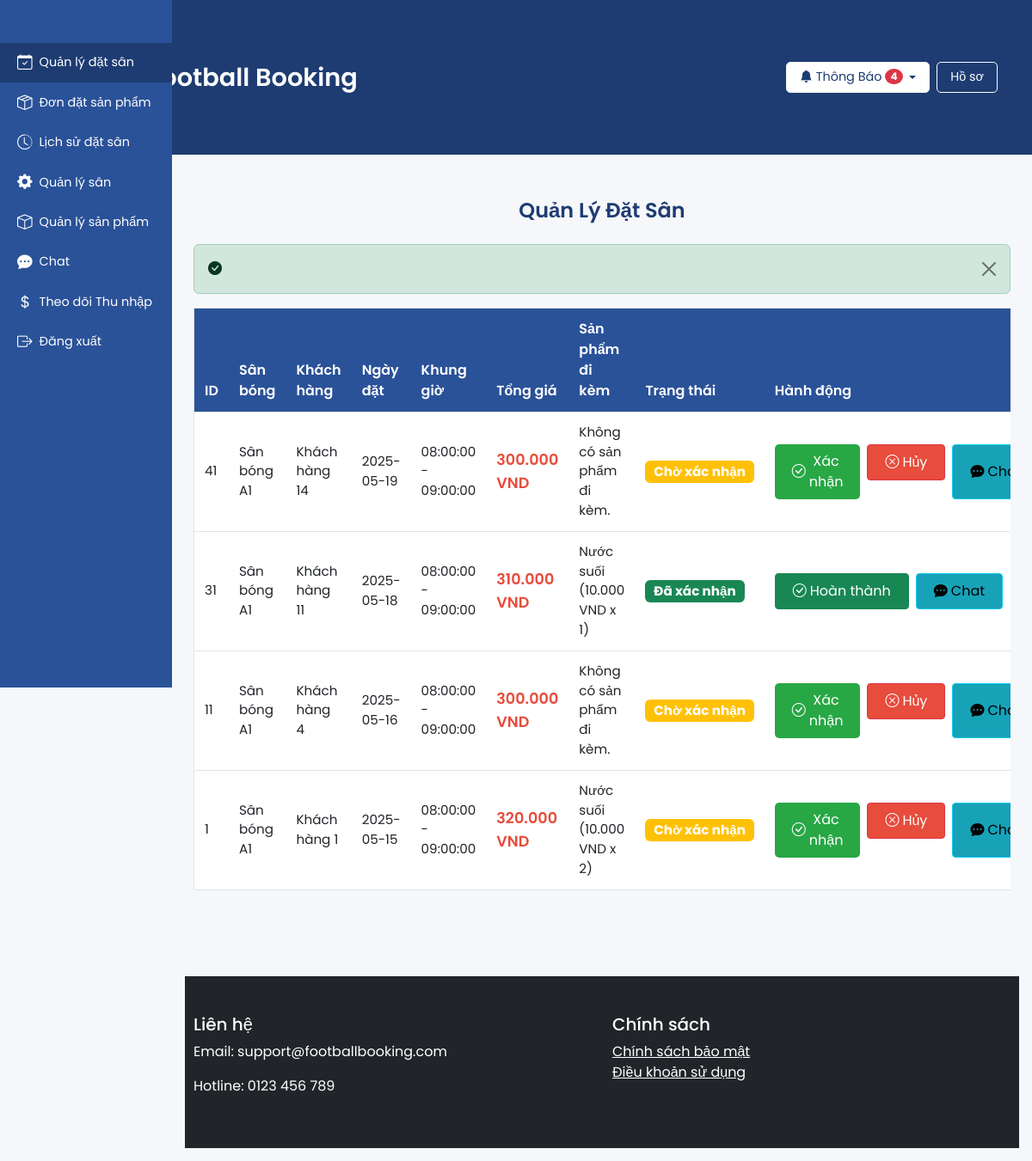
The page /manage_bookings.php (signed in) on the database its author committed.
### tables this page shows
CREATE TABLE bookings (
    id INT AUTO_INCREMENT PRIMARY KEY,
    user_id INT,
    field_id INT,
    booking_date DATE NOT NULL,
    start_time TIME NOT NULL,
    end_time TIME NOT NULL,
    total_price DECIMAL(10, 2),
    status ENUM('pending', 'confirmed', 'cancelled', 'completed') DEFAULT 'pending',
    selected_products JSON DEFAULT NULL,
    created_at TIMESTAMP DEFAULT CURRENT_TIMESTAMP,
    FOREIGN KEY (user_id) REFERENCES users(id),
    FOREIGN KEY (field_id) REFERENCES fields(id),
    CONSTRAINT check_time CHECK (end_time > start_time),
    CONSTRAINT unique_booking UNIQUE (field_id, booking_date, start_time, end_time)
);

CREATE TABLE fields (
    id INT AUTO_INCREMENT PRIMARY KEY,
    owner_id INT,
    name VARCHAR(255) NOT NULL,
    address VARCHAR(255) NOT NULL,
    price_per_hour DECIMAL(10, 2) NOT NULL,
    open_time TIME,
    close_time TIME,
    field_type ENUM('5', '7', '9', '11') NOT NULL DEFAULT '5',
    status ENUM('pending', 'approved', 'rejected') DEFAULT 'pending',
    created_at TIMESTAMP DEFAULT CURRENT_TIMESTAMP,
    FOREIGN KEY (owner_id) REFERENCES users(id)
);

CREATE TABLE users (
    id INT AUTO_INCREMENT PRIMARY KEY,
    full_name VARCHAR(255) NOT NULL,
    email VARCHAR(255) UNIQUE NOT NULL,
    phone VARCHAR(20),
    password VARCHAR(255) NOT NULL,
    account_type ENUM('customer', 'owner', 'admin') NOT NULL,
    status ENUM('pending', 'approved', 'rejected') DEFAULT 'approved',
    created_at TIMESTAMP DEFAULT CURRENT_TIMESTAMP
);

### manage_bookings.php (the view, shortened to what this page needs)
<?php
require_once 'includes/config.php';
$user_id = $_SESSION['user_id'];
$stmt = $pdo->prepare("SELECT b.*, f.name as field_name, u.full_name as customer_name, u.id as customer_id
                       FROM bookings b
                       JOIN fields f ON b.field_id = f.id
                       JOIN users u ON b.user_id = u.id
                       WHERE f.owner_id = ? AND b.status IN ('pending', 'confirmed')
                       ORDER BY b.created_at DESC");
$stmt->execute([$user_id]);
$bookings = $stmt->fetchAll(PDO::FETCH_ASSOC);
$success = isset($_SESSION['success']) ? $_SESSION['success'] : '';
require_once 'includes/header.php';
?>
<section class="manage-bookings py-3">
    <div class="container">
        <h2 class="section-title">Quản Lý Đặt Sân</h2>
        <?php if (isset($success)): ?>
            <div class="alert alert-success alert-dismissible fade show mt-3" role="alert">
                <i class="bi bi-check-circle-fill me-2"></i> <?php echo $success; ?>
                <button type="button" class="btn-close" data-bs-dismiss="alert" aria-label="Close"></button>
            </div>
        <?php endif; ?>
        <?php if (empty($bookings)): ?>
            <p class="text-center text-muted">Không có đặt sân nào.</p>
        <?php else: ?>
            <div class="table-responsive">
                <table class="table booking-table">
                    <thead>
                        <tr>
                            <th>ID</th>
                            <th>Sân bóng</th>
                            <th>Khách hàng</th>
                            <th>Ngày đặt</th>
                            <th>Khung giờ</th>
                            <th>Tổng giá</th>
                            <th>Sản phẩm đi kèm</th>
                            <th>Trạng thái</th>
                            <th>Hành động</th>
                        </tr>
                    </thead>
                    <tbody>
                        <?php foreach ($bookings as $booking): ?>
                            <tr>
                                <td><?php echo htmlspecialchars($booking['id']); ?></td>
                                <td><?php echo htmlspecialchars($booking['field_name']); ?></td>
                                <td><?php echo htmlspecialchars($booking['customer_name']); ?></td>
                                <td><?php echo htmlspecialchars($booking['booking_date']); ?></td>
                                <td><?php echo htmlspecialchars($booking['start_time'] . ' - ' . $booking['end_time']); ?></td>
                                <td class="price">
                                    <?php
                                    $total_price = $booking['total_price'];
                                    $products = json_decode($booking['selected_products'], true);
                                    if (!empty($products)) {
                                        foreach ($products as $product) {
                                            $total_price += $product['price'] * $product['quantity'];
                                        }
                                    }
                                    echo number_format($total_price, 0, ',', '.') . ' VND';
                                    ?>
                                </td>
                                <td>
                                    <?php
                                    if (!empty($products)) {
                                        foreach ($products as $product) {
                                            echo htmlspecialchars($product['name']) . ' (' . number_format($product['price'], 0, ',', '.') . ' VND x ' . $product['quantity'] . ')<br>';
                                        }
                                    } else {
                                        echo 'Không có sản phẩm đi kèm.';
                                    }
                                    ?>
                                </td>
                                <td>
                                    <span class="badge <?php echo $booking['status'] === 'pending' ? 'bg-warning' : 'bg-success'; ?> status-badge">
                                        <?php
                                        switch ($booking['status']) {
                                            case 'pending':
                                                echo 'Chờ xác nhận';
                                                break;
                                            case 'confirmed':
                                                echo 'Đã xác nhận';
                                                break;
                                        }
                                        ?>
                                    </span>
                                </td>
                                <td>
                                    <div class="d-flex gap-2">
                                        <?php if ($booking['status'] === 'pending'): ?>
                                            <form method="POST" style="display:inline;">
                                                <button type="submit" class="btn btn-primary btn-sm d-flex align-items-center gap-1">
                                                    <i class="bi bi-check-circle"></i> Xác nhận
                                                </button>
                                            </form>
                                            <form method="POST" style="display:inline;">
                                                <button type="submit" class="btn btn-danger btn-sm d-flex align-items-center gap-1">
                                                    <i class="bi bi-x-circle"></i> Hủy
                                                </button>
                                            </form>
                                        <?php elseif ($booking['status'] === 'confirmed'): ?>
                                            <form method="POST" style="display:inline;">
                                                <button type="submit" class="btn btn-success btn-sm d-flex align-items-center gap-1">
                                                    <i class="bi bi-check-circle"></i> Hoàn thành
                                                </button>
                                            </form>
                                        <?php endif; ?>
                                        <button class="btn btn-info btn-sm d-flex align-items-center gap-1" data-bs-toggle="modal" data-bs-target="#chatModal<?php echo $booking['id']; ?>">
                                            <i class="bi bi-chat-dots-fill"></i> Chat
                                        </button>
                                    </div>
                                </td>
                            </tr>
                        <?php endforeach; ?>
                    </tbody>
                </table>
            </div>
        <?php endif; ?>
    </div>
</section>
<?php require_once 'includes/footer.php'; ?>

### manage_bookings.php (style rules this page uses)
.section-title { font-weight: 600; color: #1e3c72; font-size: 1.5rem; margin-bottom: 1.5rem; text-align: center; }
.booking-table thead th { font-size: 1rem; padding: 12px; background: #2a5298; color: #fff; }
.booking-table td { padding: 12px; font-size: 0.95rem; }
.booking-table .price { color: #e74c3c; font-weight: 600; font-size: 1.1rem; }
.booking-table .status-badge { font-size: 0.95rem; }
.booking-table .btn { padding: 8px 20px; font-size: 1rem; }
.booking-table .btn-primary { background-color: #28a745; }
.booking-table .btn-info { background-color: #17a2b8; }
.booking-table .btn-danger { background-color: #e74c3c; }

### rows shown on the page
bookings: id "41", field.name "Sân bóng A1", user.full_name "Khách hàng 14", booking_date "2025-05-19", start_time+end_time "08:00:00 - 09:00:00", total_price "300.000", shows "Không có sản phẩm đi kèm.", status "Chờ xác nhận"
bookings: id "31", field.name "Sân bóng A1", user.full_name "Khách hàng 11", booking_date "2025-05-18", start_time+end_time "08:00:00 - 09:00:00", total_price "310.000", name "Nước suối", price "10.000", quantity "1", status "Đã xác nhận"
bookings: id "11", field.name "Sân bóng A1", user.full_name "Khách hàng 4", booking_date "2025-05-16", start_time+end_time "08:00:00 - 09:00:00", total_price "300.000", shows "Không có sản phẩm đi kèm.", status "Chờ xác nhận"
bookings: id "1", field.name "Sân bóng A1", user.full_name "Khách hàng 1", booking_date "2025-05-15", start_time+end_time "08:00:00 - 09:00:00", total_price "320.000", name "Nước suối", price "10.000", quantity "2", status "Chờ xác nhận"

### other values the page prints
$unread_notifications_count "4"
